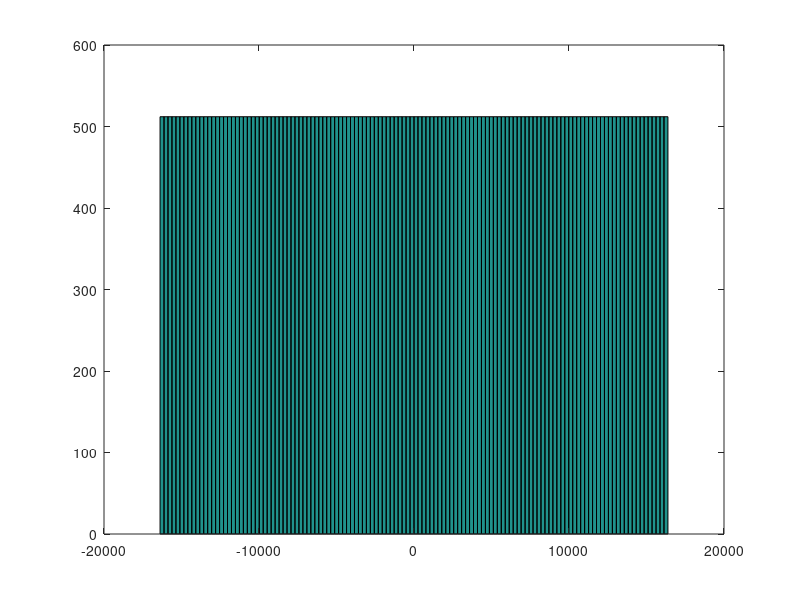
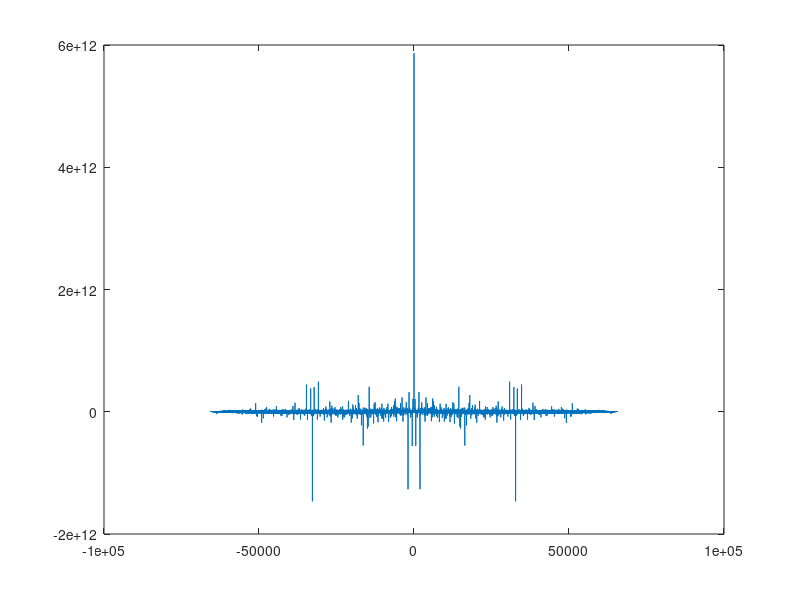

Source code (MATLAB) for these figures, in order:
N = 2^16
itemp = 0
irand = zeros(N,1);

% Generate random numbers with the 16 bit linear congruential generator:
if(1)
for i = 1:N
   irand(i) = itemp;
   itemp = mod(53*itemp + 15473, N);
end
else
  irand = fix(N*rand(N,1));
end

% Interpret irand as 16 bit twos-complement binary numbers:
ineg = find(irand >= N/2);
irand(ineg) = irand(ineg) - N;  

% Right shift the twos-complement numbers to divide by 2:
% (This gives the actual sequence of numbers generated by the
% noise generator in the Versa-Filter V2.00 code)
irand = floor(irand/2);

index_of_zeros = find(irand == 0)   % verify maximum length sequence

% figure, plot(irand), zoom on      % plot noise
figure, hist(irand,128), zoom on    % plot 128 bin histogram


[x, lags] = xcorr(irand, irand);
figure, plot(lags,x)

